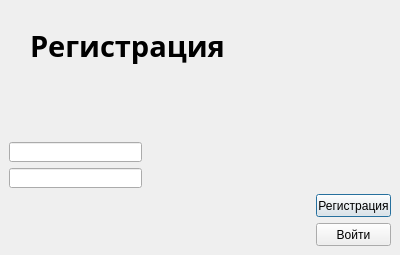
<?xml version="1.0" encoding="UTF-8"?>
<ui version="4.0">
 <class>Dialog</class>
 <widget class="QDialog" name="Dialog">
  <property name="geometry">
   <rect>
    <x>0</x>
    <y>0</y>
    <width>400</width>
    <height>255</height>
   </rect>
  </property>
  <property name="windowTitle">
   <string>Dialog</string>
  </property>
  <widget class="QLineEdit" name="lineEdit">
   <property name="geometry">
    <rect>
     <x>9</x>
     <y>142</y>
     <width>133</width>
     <height>20</height>
    </rect>
   </property>
  </widget>
  <widget class="QLineEdit" name="lineEdit_2">
   <property name="geometry">
    <rect>
     <x>9</x>
     <y>168</y>
     <width>133</width>
     <height>20</height>
    </rect>
   </property>
  </widget>
  <widget class="QPushButton" name="pushButton">
   <property name="geometry">
    <rect>
     <x>316</x>
     <y>194</y>
     <width>75</width>
     <height>23</height>
    </rect>
   </property>
   <property name="text">
    <string>Регистрация</string>
   </property>
  </widget>
  <widget class="QPushButton" name="pushButton_2">
   <property name="geometry">
    <rect>
     <x>316</x>
     <y>223</y>
     <width>75</width>
     <height>23</height>
    </rect>
   </property>
   <property name="text">
    <string>Войти</string>
   </property>
  </widget>
  <widget class="QLabel" name="label">
   <property name="geometry">
    <rect>
     <x>30</x>
     <y>20</y>
     <width>196</width>
     <height>51</height>
    </rect>
   </property>
   <property name="font">
    <font>
     <family>Segoe Print</family>
     <pointsize>22</pointsize>
     <weight>75</weight>
     <bold>true</bold>
    </font>
   </property>
   <property name="text">
    <string>Регистрация</string>
   </property>
  </widget>
 </widget>
 <resources/>
 <connections/>
</ui>
